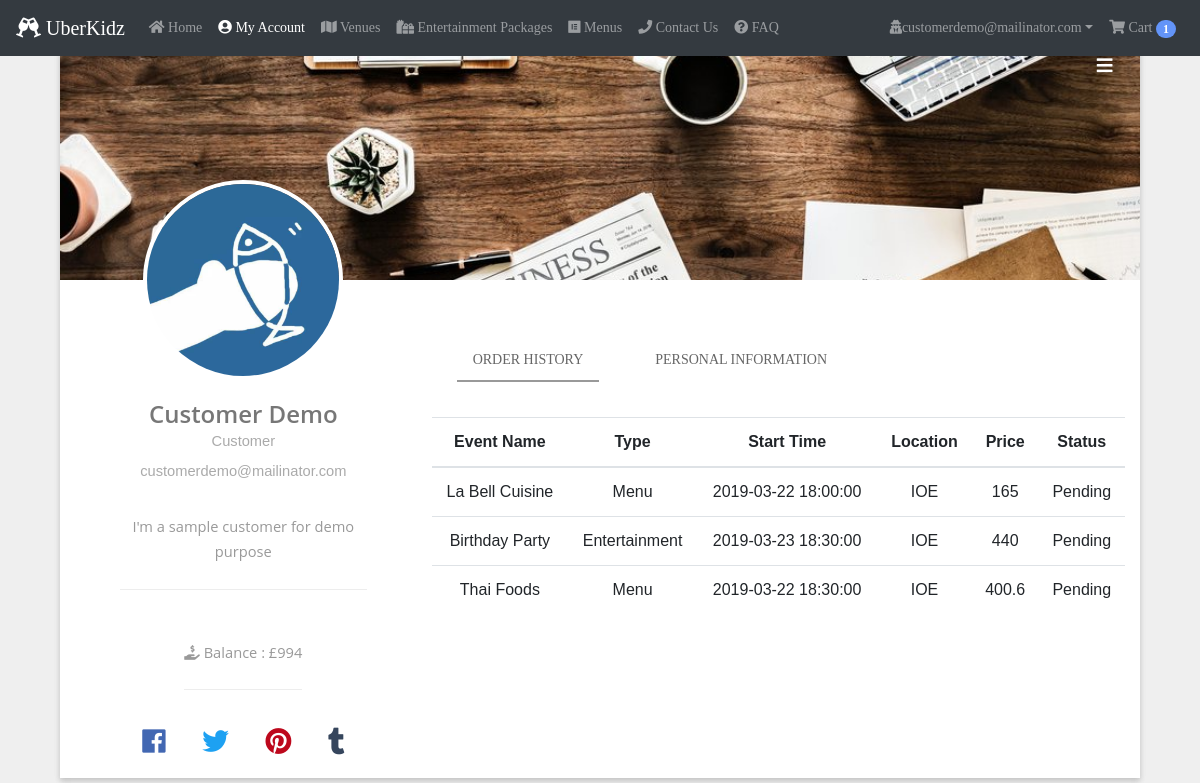
/myAccount.php?login=success (signed in), run on the app's committed database.
### tables this page shows
CREATE TABLE `orderdetail` (
  `orderdetail_ID` bigint(20) NOT NULL,
  `order_ID` bigint(20) NOT NULL,
  `event_ID` int(50) NOT NULL,
  `quality` varchar(10) NOT NULL DEFAULT 'basic',
  `event_startTime` datetime NOT NULL,
  `event_location` text NOT NULL,
  `price` float NOT NULL,
  `status` varchar(50) NOT NULL
);

CREATE TABLE `event` (
  `event_ID` int(50) NOT NULL,
  `provider_ID` int(50) NOT NULL,
  `event_type` varchar(50) NOT NULL,
  `name` varchar(100) NOT NULL,
  `price` float NOT NULL,
  `description` varchar(200) NOT NULL,
  `created` datetime NOT NULL,
  `eventimage1` text NOT NULL,
  `eventimage2` text NOT NULL,
  `eventimage3` text NOT NULL
);

### assets/controllers/myAccount.php (called while the page is built, shortened)
<?php
include_once $_SERVER['DOCUMENT_ROOT'] . '/assets/model/customer.php';
$customer = new customer();
$serviceProvider = new serviceProvider();
$userID = $_SESSION['userInfo']['user_ID'];
$result = $customer->customer_read($userID);
if (sizeof($result) === 1) {
    $orderHistory = $customer->customer_order_history($userID);
} else {
    $result = $serviceProvider->service_provider_read($userID);
    if (sizeof($result) === 1) {
        $_SESSION['service_provider'] = $result[0];
        $providedServices = $serviceProvider->provider_provided_service($userID);
    }
}

### assets/model/dbController.php (called while the page is built, shortened)
<?php
class dbController
{
    private $host;
    private $user;
    private $password;
    private $database;
    private $conn;
    function __construct()
    {
        $config = parse_ini_file($_SERVER['DOCUMENT_ROOT'] . '/config.ini');
        $this->host = $config['host'];
        $this->user = $config['username'];
        $this->password = $config['password'];
        $this->database = $config['dbName'];
        $this->conn = $this->connectDB();
    }
    function connectDB()
    {
        $conn = mysqli_connect($this->host, $this->user, $this->password, $this->database);
        return $conn;
    }
    function db_query($query, $param_type, $param_value_array)
    {
        $sql = $this->conn->prepare($query);
        $this->bindQueryParams($sql, $param_type, $param_value_array);
        $sql->execute();
        $result = $sql->get_result();
        if ($result->num_rows > 0) {
            while ($row = $result->fetch_assoc()) {
                $resultset[] = $row;
            }
        }
        if (!empty($resultset)) {
            return $resultset;
        }
        return array();
    }
    function bindQueryParams($sql, $param_type, $param_value_array)
    {
        $param_value_reference[] = &$param_type;
        for ($i = 0; $i < count($param_value_array); $i++) {
            $param_value_reference[] = &$param_value_array[$i];
        }
        call_user_func_array(array(
            $sql,
            'bind_param'
        ), $param_value_reference);
    }
}

### assets/model/customer.php (called while the page is built, shortened)
<?php
require_once "dbController.php";
class customer
{
    function customer_read($userID)
    {
        $db_handle = new dbController();
        $sql = "
        SELECT customer.user_ID, account_balance, description, facebook, twitter, pinterest, tumblr
        FROM user, customer
        WHERE user.user_ID = customer.user_ID
        AND user.user_ID = ?
        ";
        return $db_handle->db_query($sql, 'i', array($userID));
    }
    function customer_order_history($userID)
    {
        $db_handle = new dbController();
        $sql = "
        SELECT event.name as 'Event Name', event.event_type as 'Type', event_startTime as 'Start Time', event_location as 'Location', orderdetail.price as 'Price', status as 'Status'
        FROM customer, orderhistory, orderdetail, event
        WHERE customer.user_ID = orderhistory.customer_ID
        AND orderhistory.order_ID = orderdetail.order_ID
        AND orderdetail.event_ID = event.event_ID
        AND customer.user_ID = ?
        ";
        return $db_handle->db_query($sql, 'i', array($userID));
    }
}

### myAccount.php (the view, shortened to what this page needs)
<?php include("assets/controllers/myAccount.php") ?>
<!doctype html>
<html lang="English">
<head>
    <?php include("includes/headTags.php"); ?>
    <link rel="stylesheet" href="assets/css/myAccount.css" type="text/css">
    <link rel="stylesheet" href="assets/css/util.css" type="text/css">
</head>
<body>
<?php include("includes/navigation.php"); ?>
<div class="container">
    <header>
        <i class="fa fa-bars" aria-hidden="true"></i>
    </header>
    <main>
        <div class="row">
            <div class="left col-lg-4">
                <div class="photo-left">
                    <?php if (isset($_SESSION['userInfo']['avatar']) and $_SESSION['userInfo']['avatar'] !== '') { ?>
                        <img class="photo"
                             src="./assets/uploads/avatar/<?= $_SESSION['userInfo']['avatar'] ?>"/>
                    <?php } else { ?>
                        <img class="photo"
                             src="https://ui-avatars.com/api/?size=512&background=0D8ABC&color=fff&name=<?= $_SESSION['userInfo']['first_name'] ?>+<?= $_SESSION['userInfo']['last_name'] ?>"/>
                    <?php } ?>
                </div>
                <h4 class="name"><?= $_SESSION['userInfo']['first_name'] ?> <?= $_SESSION['userInfo']['last_name'] ?></h4>
                <p class="info" id="user-type"><?= (isset($_SESSION['customer']) and (float)$_SESSION['customer']['account_balance'] > 1000) ? 'Premium' : '' ?> <?= isset($_SESSION['customer']) ? 'Customer' : 'Service Provider' ?></p>
                <p class="info" id="user-email"><?= $_SESSION['userInfo']['email_address'] ?></p>
                <p class="desc" id="user-description"><?= isset($_SESSION['customer']['description']) ? $_SESSION['customer']['description'] : '' ?></p>
                <?php if (isset($_SESSION['customer'])) { ?>
                    <p class="desc balance"><i class="fas fa-hand-holding-usd"></i> Balance
                        : £<?= $_SESSION['customer']['account_balance'] ?></p>
                    <div class="social">
                        <a class="social-links"
                           href="<?= isset($_SESSION['customer']) ? $_SESSION['customer']['facebook'] : 'https://www.facebook.com' ?>">
                            <i class="fab fa-facebook" aria-hidden="true"></i>
                        </a>
                        <a class="social-links"
                           href="<?= isset($_SESSION['customer']) ? $_SESSION['customer']['twitter'] : 'https://www.twitter.com' ?>">
                            <i class="fab fa-twitter" aria-hidden="true"></i>
                        </a>
                        <a class="social-links"
                           href="<?= isset($_SESSION['customer']) ? $_SESSION['customer']['pinterest'] : 'https://www.pinterest.com' ?>">
                            <i class="fab fa-pinterest" aria-hidden="true"></i>
                        </a>
                        <a class="social-links"
                           href="<?= isset($_SESSION['customer']) ? $_SESSION['customer']['tumblr'] : 'https://www.tumblr.com' ?>">
                            <i class="fab fa-tumblr" aria-hidden="true"></i>
                        </a>
                    </div>
                <?php } else if (isset($_SESSION['service_provider'])) { ?>
                    <p class="desc balance"><i class="fas fa-building"></i>Company
                        Name: <?= $_SESSION['service_provider']['company_name'] ?></p>
                <?php } ?>
            </div>
            <div class="right col-lg-8">
                <ul class="nav">
                    <li class="nav-item" id="order_tab">
                        <a class="nav-link active" id="order-tab" data-toggle="tab" href="#order" role="tab"
                           aria-controls="order"
                           aria-selected="true"><?= isset($_SESSION['customer']) ? 'Order History' : 'Provided Service' ?>
                        </a>
                    </li>
                    <li class="nav-item" id="personal_tab">
                        <a class="nav-link" id="personal-tab" data-toggle="tab" href="#personal" role="tab"
                           aria-controls="personal" aria-selected="false">Personal Information</a>
                    </li>
                </ul>
                <div class="tab-content profile-tab" id="myTabContent">
                    <div aria-labelledby="order-tab" class="row gallery tab-pane fade show active" id="order"
                         role="tabpanel">
                        <?php if (isset($_SESSION['customer'])) { ?>
                            <?php if (isset($orderHistory) && sizeof($orderHistory) > 0) { ?>
                                <table class="table table-hover center">
                                    <thead>
                                    <tr>
                                        <?php foreach (array_keys($orderHistory[0]) as $key) { ?>
                                            <th scope="col"><?= $key ?></th>
                                        <?php } ?>
                                    </tr>
                                    </thead>
                                    <tbody>
                                    <?php foreach (array_values($orderHistory) as $transaction) { ?>
                                        <tr>
                                            <?php foreach (array_values($transaction) as $value) { ?>
                                                <td scope="col"><?= ucfirst($value) ?></td>
                                            <?php } ?>
                                        </tr>
                                    <?php } ?>
                                    </tbody>
                                </table>
                            <?php } else { ?> <h1 class="display-1">No Order History Found...</h1> <?php } ?>
                        <?php } ?>
                    </div>
                </div>
            </div>
    </main>
</div>
</body>
</html>

### assets/css/myAccount.css (style rules this page uses)
html, body { background: #efefef; font-family: "Arial"; }
.container { max-width: 1250px; margin: 30px auto 30px; padding: 0 !important; width: 90%; background-color: #fff; box-shadow: 0 3px 6px rgba(0, 0, 0, 0.10), 0 3px 6px rgba(0, 0, 0, 0.10); }
header { background: #eee; background-image: url('../img/service_background.jpg'); background-repeat: no-repeat; background-position: center; background-size: cover; height: 250px; }
header i { position: relative; cursor: pointer; right: -96%; top: 25px; font-size: 18px !important; color: #fff; }
main { padding: 20px 20px 0px 20px; }
.left { display: flex; align-items: center; justify-content: center; flex-direction: column; }
.photo { width: 200px; height: 200px; margin-top: -120px; border-radius: 100px; border: 4px solid #fff; }
.name { margin-top: 20px; font-family: "Open Sans"; font-weight: 600; font-size: 18pt; color: #777; }
.info { margin-bottom: 5px; font-family: 'Montserrat', sans-serif; font-size: 11pt; color: #aaa; }
.desc { text-align: center; margin-top: 25px; margin: 25px 40px; color: #999; font-size: 11pt; font-family: "Open Sans"; padding-bottom: 25px; border-bottom: 1px solid #ededed; }
.social { margin: 5px 0 12px 0; text-align: center; display: inline-block; font-size: 20pt; }
.social i { cursor: pointer; margin: 0 15px; }
.social a:nth-child(1) { color: #4267b2; }
.social a:nth-child(2) { color: #1da1f2; }
.social a:nth-child(3) { color: #bd081c; }
.social a:nth-child(4) { color: #36465d; }
.social-links { font-size: 20pt; }
.right { padding: 0 25px 0 25px !important; }
.nav { display: inline-flex; }
.nav li { margin: 40px 30px 0 10px; cursor: pointer; font-size: 13pt; text-transform: uppercase; font-family: 'Montserrat', sans-serif; font-weight: 500; color: #888; }
.gallery { margin-top: 35px; }
table.center { margin-left: auto; margin-right: auto; }
table td, table tr { text-align: center; vertical-align: middle; }

### data on the page
orderdetail: event_ID.name "La Bell Cuisine", event_ID.event_type "Menu", event_startTime "2019-03-22 18:00:00", event_location "IOE", price "165", status "Pending"
orderdetail: event_ID.name "Birthday Party", event_ID.event_type "Entertainment", event_startTime "2019-03-23 18:30:00", event_location "IOE", price "440", status "Pending"
orderdetail: event_ID.name "Thai Foods", event_ID.event_type "Menu", event_startTime "2019-03-22 18:30:00", event_location "IOE", price "400.6", status "Pending"

### other printed values
$_SESSION['userInfo']['email_address'] "customerdemo@mailinator.com"
sizeof($_SESSION['cartItems']) "1"
$_SESSION['userInfo']['first_name'] "Customer"
$_SESSION['userInfo']['last_name'] "Demo"
$_SESSION['customer']['description'] "I'm a sample customer for demo purpose"
$_SESSION['customer']['account_balance'] "994"
$key "Event Name"
$key "Type"
$key "Start Time"
$key "Location"
$key "Price"
$key "Status"
